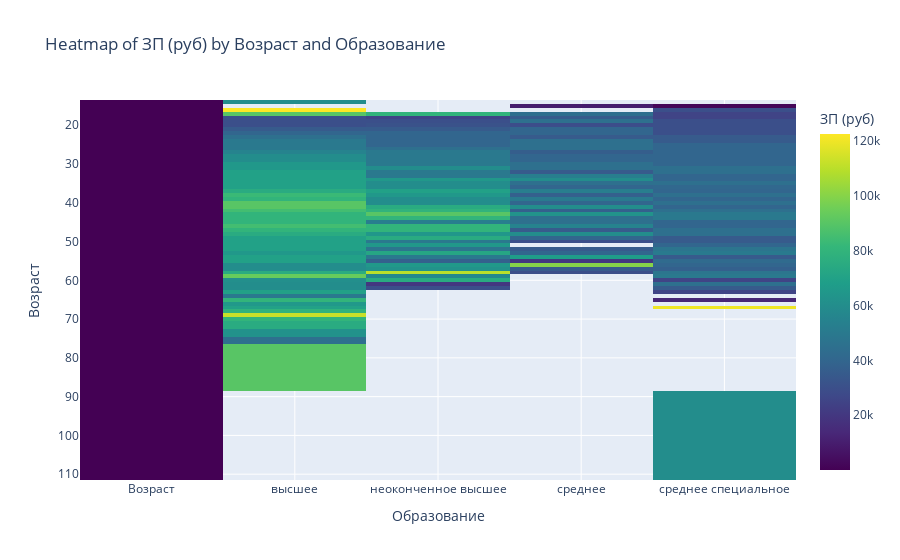

Source (notebook cell):
### Markdown cell above
7. Постройте сводную таблицу, иллюстрирующую зависимость **медианной** желаемой заработной платы от возраста (**"Возраст"**) и образования (**"Образование"**). На полученной сводной таблице постройте **тепловую карту**. Проанализируйте тепловую карту, сравнив показатели внутри групп.

### Code cell
# ваш код здесь
pivot_by_age_and_edu = pd.pivot_table(df_for_plot, values='ЗП (руб)', \
    index=['Возраст'], columns=['Образование'], aggfunc='median')
pivot_by_age_and_edu_plotly = pivot_by_age_and_edu.reset_index()

fig = px.imshow(pivot_by_age_and_edu_plotly,
                x=pivot_by_age_and_edu_plotly.columns,
                y=pivot_by_age_and_edu_plotly['Возраст'],
                color_continuous_scale='viridis',
                labels=dict(y="Возраст", color='ЗП (руб)'),
                title='Heatmap of ЗП (руб) by Возраст and Образование')
fig.show()
# fig.write_html('plotly/age_edu_heatmap.html') 
# Файл html приложен в папке plotly

### Figure 1 — Plotly figure (JSON) as saved in the notebook; plotly's stock layout.template omitted (floating-point values rounded to 4 significant figures; data arrays with more than 128 entries replaced by an {"elided": "..."} marker saying what was removed)
{"data": [{"coloraxis": "coloraxis", "hovertemplate": "Образование: %{x}<br>Возраст: %{y}<br>ЗП (руб): %{z}<extra></extra>", "name": "0", "type": "heatmap", "x": ["Возраст", "высшее", "неоконченное высшее", "среднее", "среднее специальное"], "xaxis": "x", "y": [14, 15, 16, 17, 18, 19, 20, 21, 22, 23, 24, 25, 26, 27, 28, 29, 30, 31, 32, 33, 34, 35, 36, 37, 38, 39, 40, 41, 42, 43, 44, 45, 46, 47, 48, 49, 50, 51, 52, 53, 54, 55, 56, 57, 58, 59, 60, 61, 62, 63, 64, 65, 66, 67, 68, 69, 70, 71, 72, 73, 76, 77, 100], "yaxis": "y", "z": {"elided": "63x5 float values"}}], "layout": {"coloraxis": {"colorbar": {"title": {"text": "ЗП (руб)"}}, "colorscale": [[0, "#440154"], [0.1111, "#482878"], [0.2222, "#3e4989"], [0.3333, "#31688e"], [0.4444, "#26828e"], [0.5556, "#1f9e89"], [0.6667, "#35b779"], [0.7778, "#6ece58"], [0.8889, "#b5de2b"], [1, "#fde725"]]}, "title": {"text": "Heatmap of ЗП (руб) by Возраст and Образование"}, "xaxis": {"anchor": "y", "constrain": "domain", "domain": [0, 1], "scaleanchor": "y", "title": {"text": "Образование"}}, "yaxis": {"anchor": "x", "autorange": "reversed", "constrain": "domain", "domain": [0, 1], "title": {"text": "Возраст"}}}}
